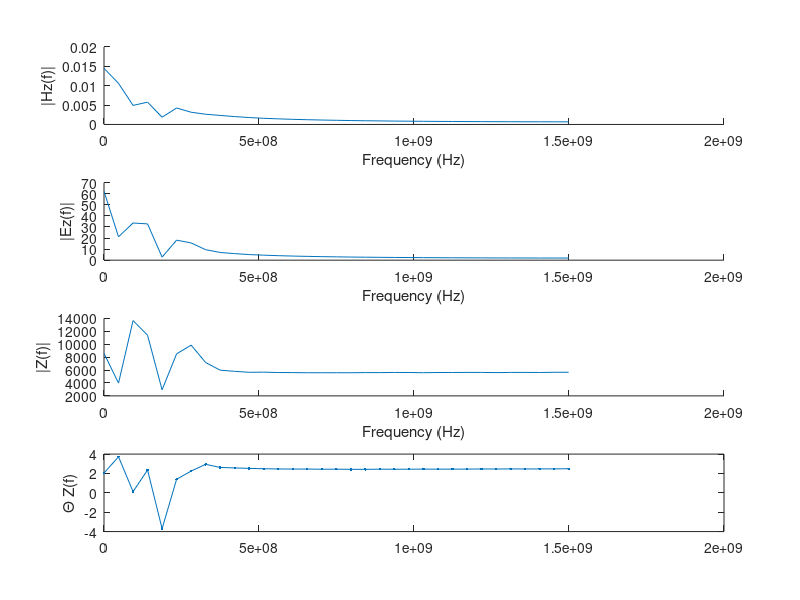

MATLAB code for this plot:
clc;clear all;
f=fopen('FieldEvolutionOut.txt');
l=fgetl(f);
in=1;
while ischar(l)
    %%disp(l);
    text{in}=l;
    data{in}=sscanf(text{in},'%f , %f , %f , %f , %f , %f , %f , %f , %f , %f , %f , %f , %f , %f , %f , %f , %f , %f , %f , %f , %f , %f , %f , %f');
    A1(in)=data{in}(1);
    A2(in)=data{in}(2);
    A3(in)=data{in}(3);
    A4(in)=data{in}(4);
    A5(in)=data{in}(5);
    A6(in)=data{in}(6);
    A7(in)=data{in}(7);
    A8(in)=data{in}(8);
    A9(in)=data{in}(9);
    A10(in)=data{in}(10);
    A11(in)=data{in}(11);
    A12(in)=data{in}(12);
    A13(in)=data{in}(13);
    A14(in)=data{in}(14);
    A15(in)=data{in}(15);
    A16(in)=data{in}(16);
    A17(in)=data{in}(17);
    A18(in)=data{in}(18);
    A19(in)=data{in}(19);
    A20(in)=data{in}(20);
    A21(in)=data{in}(21);
    A22(in)=data{in}(22);
    A23(in)=data{in}(23);
    A24(in)=data{in}(24);
    l=fgetl(f);
    in=in+1;
end

epsr=0.9999;
a0=1e-3;%1mm
c0=2.99792458e8;%Speed of Light (m/s)
f0=c0/a0;%300GHz
t0=1/f0;%0.33e-11 (s)
mu0=4*pi*(1e-7);% (H/m)
eps0=8.854187817e-12;% (F/m)
I0=1; %(A)
E0=I0/(a0*eps0*c0);%Electric Field
D0=I0/(a0*c0);%Electric Displacement Field
B0=I0/(a0*eps0*c0*c0);%Magnetic Field
H0=I0/(a0);%Magnetizing Field


hold on;

subplot(4,1,1)
hold on;%plot(mag3(mag(A1,A2),mag(A3,A4),mag(A5,A6)));%H
for m=1:length(A5)
        Hz(m)=A5(m)+i*A6(m);
        Hz(m)=Hz(m)*H0;
end
T=100*t0;
Fs=1/T;
L=50;
NFFT=2^nextpow2(L);
YHz=fft(Hz,NFFT)/L;
f=Fs/2*linspace(0,1,NFFT/2+1);
plot(f,2*abs(YHz(1:NFFT/2+1)));
%plot(f,2*angle(Y(1:NFFT/2+1)));
title('')
xlabel('Frequency (Hz)')
ylabel('|Hz(f)|');

% subplot(2,2,2)
% hold on;plot(mag3(mag(A7,A8),mag(A9,A10),mag(A11,A12)));%B

subplot(4,1,2)
hold on;%plot(mag3(mag(A13,A14),mag(A15,A16),mag(A17,A18)));%E
for m=1:length(A17)
        Ez(m)=A17(m)+i*A18(m);
        Ez(m)=Ez(m)*E0;
end
T=100*t0;
Fs=1/T;
L=50;
NFFT=2^nextpow2(L);
YEz=fft(Ez,NFFT)/L;
f=Fs/2*linspace(0,1,NFFT/2+1);
plot(f,2*abs(YEz(1:NFFT/2+1)));
title('')
xlabel('Frequency (Hz)')
ylabel('|Ez(f)|');
Z=YEz./YHz;

subplot(4,1,3)
hold on;%plot(mag3(mag(A13,A14),mag(A15,A16),mag(A17,A18)));%E
plot(f,2*abs(Z(1:NFFT/2+1)));
xlabel('Frequency (Hz)')
ylabel('|Z(f)|');
% subplot(2,2,4)
% hold on;plot(mag3(mag(A19,A20),mag(A21,A22),mag(A23,A24)));%D

subplot(4,1,4)
plot(f,2*angle(Z(1:NFFT/2+1)),'.-');
ylabel('\Theta Z(f)');
